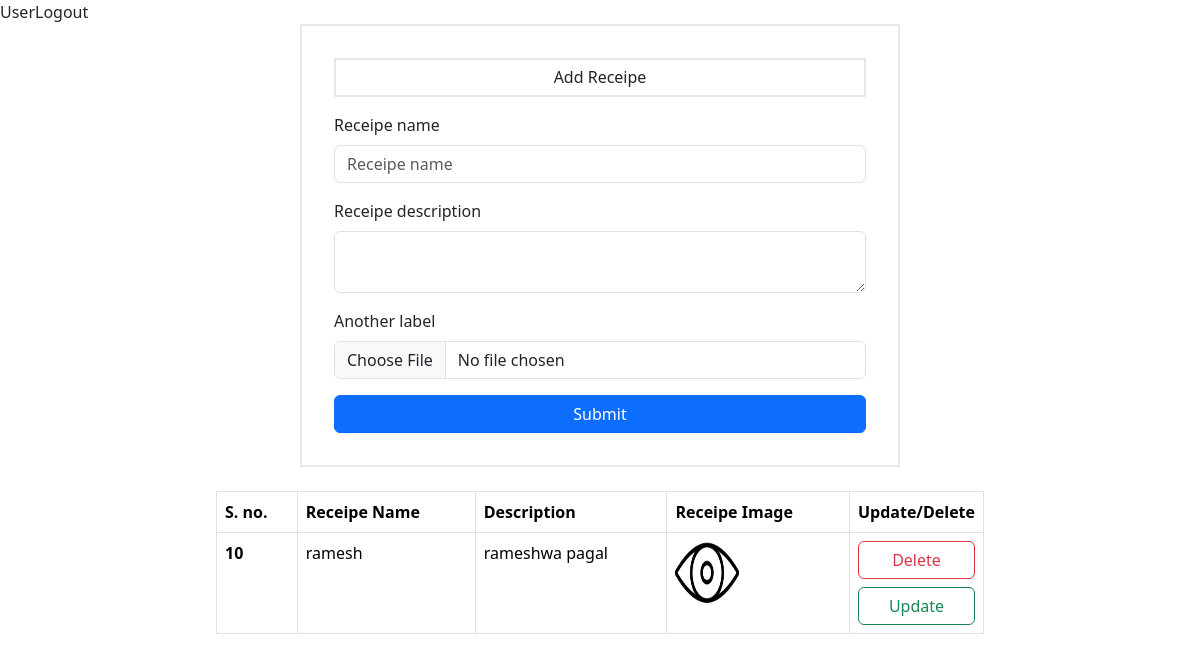
Screenshot of / (signed in) with the database file from the repository.
### receipe/models.py (models this page shows)
class receipe(models.Model):
    user = models.ForeignKey(User, on_delete=models.SET_NULL, null=True, blank=True)
    receipe_name = models.CharField(max_length=150,null=True)
    receipe_description = models.TextField(null=True)
    receipe_image = models.ImageField(upload_to="Media",null=True)

### receipe/views.py (the view, shortened to what this page needs)
# urls.py: path('', menu, name='menu'),
@login_required(login_url="/login/")
def menu(request):
    queryset = receipe.objects.all()
    context = {'receipe' : queryset}
    return render(request,'menu.html', context= context)

### templates/menu.html (shortened to what this page needs)
<!DOCTYPE html>
<html lang="en">
<head>
    <script src="https://cdn.tailwindcss.com"></script>
    <link href="https://cdn.jsdelivr.net/npm/bootstrap@5.3.3/dist/css/bootstrap.min.css" rel="stylesheet">
</head>
<body>
    <div class="flex flex-row relative">
        <a class="right-2">{{request.user.username}}</a>
        {% if request.user.is_authenticated %}
            <a href="/signup/" type="submit">Logout</a>
        {% else %}
            <a href="/login/" type="submit">Login</a>
        {% endif %}
    </div>
    <div class="flex flex-col justify-center">
        <form method="POST" enctype="multipart/form-data" class="w-screen flex justify-center">
            <div class="flex flex-col w-1/2 border-2 p-8">
                <din class="mb-3 border-2 text-center p-2">
                    <h2>Add Receipe</h2>
                </din>
                <div class="mb-3">
                    <label for="formGroupExampleInput" class="form-label">Receipe name</label>
                    <input type="text" class="form-control" id="formGroupExampleInput" placeholder="Receipe name" name="receipe_name" required>
                </div>
                <div class="mb-3">
                    <label for="formGroupExampleInput2" class="form-label">Receipe description</label>
                    <textarea name="description" class="form-control"></textarea>
                </div>
                <div class="mb-3">
                    <label for="formGroupExampleInput2" class="form-label">Another label</label>
                    <input type="file" class="form-control" id="formGroupExampleInput2" placeholder="Place the image of the receipe" name="image" required>
                </div>
                <button type="submit" class="btn btn-primary">Submit</button>
            </div>
        </form>
        <div class="flex justify-center m-4">
            <table class="table table-bordered w-2/3">
                <thead>
                    <tr>
                        <th scope="col">S. no.</th>
                        <th scope="col">Receipe Name</th>
                        <th scope="col">Description</th>
                        <th scope="col">Receipe Image</th>
                        <th scope="col">Update/Delete</th>
                    </tr>
                </thead>
                <tbody>
                    {% for item in receipe %}
                    <tr>
                        <th scope="row">{{item.id}}</th>
                        <td>{{item.receipe_name}}</td>
                        <td>{{item.receipe_description}}</td>
                        <td><img src="/media/{{item.receipe_image}}" class="w-16 h-16"></td>
                        <td class="w-20">
                            <div class="flex flex-col justify-content">
                                <a class="btn btn-outline-danger mb-2" href="/delete-receipe/{{item.id}}/"> Delete </a>
                                <a class="btn btn-outline-success " href="/update-receipe/{{item.id}}/"> Update </a>
                            </div>
                        </td>
                    </tr>
                    {% endfor %}
                </tbody>
            </table>
        </div>
    </div>
</body>
</html>

### rows the page displays
receipe: id "10", receipe_name "ramesh", receipe_description "rameshwa pagal", receipe_image (picture)

### other values shown
{{ request.user.username }} "User"
